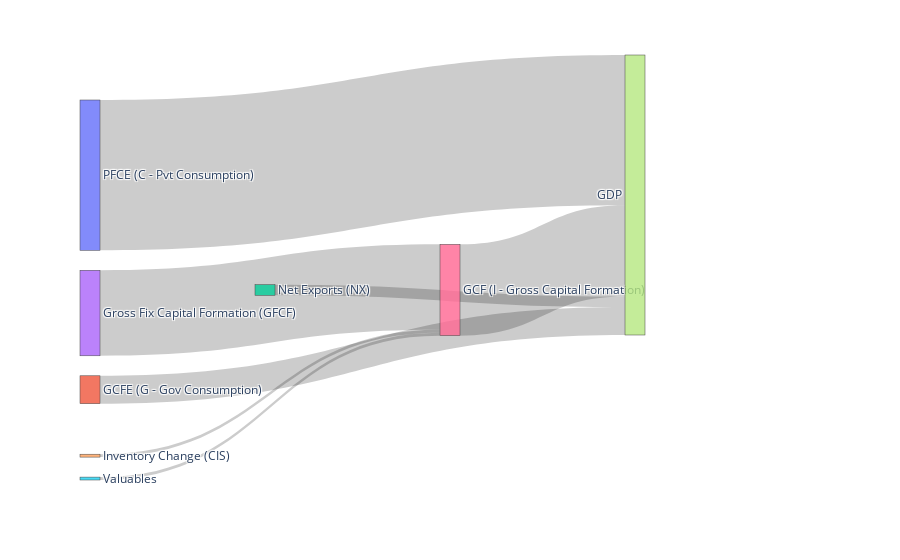

Notebook source saved alongside this figure:
### Code cell
import plotly.graph_objects as go

fig = go.Figure(go.Sankey(
    arrangement = "perpendicular", # other formats include perpendicular, freeform, fixed, snap
    node = {
        "label": ["PFCE (C - Pvt Consumption)", "GCFE (G - Gov Consumption)", "Net Exports (NX)",
        "Gross Fix Capital Formation (GFCF)", "Inventory Change (CIS)", "Valuables",  "GCF (I - Gross Capital Formation)",  
        "GDP"],
        "x": [0, 0, 0.25, 0, 0, 0, 0.5, 0.75],
        "y": [2, 1, 0.5, 0.5, 0.25, 0.1, 0.5, 0.25],
        'pad':20},  # 10 Pixels
    link = {
        "source": [0, 1, 2, 3, 4, 5, 6 ],
        "target": [7, 7, 7, 6, 6, 6, 7 ],
        "value": [0.571, 0.106, 0.04, 0.325, 0.011, 0.011, 0.347, ]}))

fig.show()

### Figure 1 — Plotly figure (JSON) as saved in the notebook; plotly's stock layout.template omitted (floating-point values rounded to 4 significant figures)
{"data": [{"arrangement": "perpendicular", "link": {"source": [0, 1, 2, 3, 4, 5, 6], "target": [7, 7, 7, 6, 6, 6, 7], "value": [0.571, 0.106, 0.04, 0.325, 0.011, 0.011, 0.347]}, "node": {"label": ["PFCE (C - Pvt Consumption)", "GCFE (G - Gov Consumption)", "Net Exports (NX)", "Gross Fix Capital Formation (GFCF)", "Inventory Change (CIS)", "Valuables", "GCF (I - Gross Capital Formation)", "GDP"], "pad": 20, "x": [0, 0, 0.25, 0, 0, 0, 0.5, 0.75], "y": [2, 1, 0.5, 0.5, 0.25, 0.1, 0.5, 0.25]}, "type": "sankey"}], "layout": {}}
